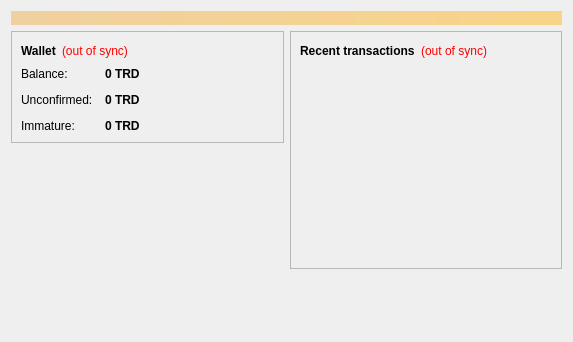
<?xml version="1.0" encoding="UTF-8"?>
<ui version="4.0">
 <class>OverviewPage</class>
 <widget class="QWidget" name="OverviewPage">
  <property name="geometry">
   <rect>
    <x>0</x>
    <y>0</y>
    <width>573</width>
    <height>342</height>
   </rect>
  </property>
  <property name="windowTitle">
   <string>Form</string>
  </property>
  <layout class="QVBoxLayout" name="topLayout">
   <item>
    <widget class="QLabel" name="labelAlerts">
     <property name="visible">
      <bool>false</bool>
     </property>
     <property name="styleSheet">
      <string notr="true">background-color: qlineargradient(x1: 0, y1: 0, x2: 1, y2: 0, stop:0 #F0D0A0, stop:1 #F8D488); color:#000000;</string>
     </property>
     <property name="wordWrap">
      <bool>true</bool>
     </property>
     <property name="margin">
      <number>3</number>
     </property>
    </widget>
   </item>
   <item>
    <layout class="QHBoxLayout" name="horizontalLayout" stretch="1,1">
     <item>
      <layout class="QVBoxLayout" name="verticalLayout_2">
       <item>
        <widget class="QFrame" name="frame">
         <property name="frameShape">
          <enum>QFrame::StyledPanel</enum>
         </property>
         <property name="frameShadow">
          <enum>QFrame::Raised</enum>
         </property>
         <layout class="QVBoxLayout" name="verticalLayout_4">
          <item>
           <layout class="QHBoxLayout" name="horizontalLayout_4">
            <item>
             <widget class="QLabel" name="label_5">
              <property name="font">
               <font>
                <weight>75</weight>
                <bold>true</bold>
               </font>
              </property>
              <property name="text">
               <string>Wallet</string>
              </property>
             </widget>
            </item>
            <item>
             <widget class="QLabel" name="labelWalletStatus">
              <property name="toolTip">
               <string>The displayed information may be out of date. Your wallet automatically synchronizes with the Bitcoin network after a connection is established, but this process has not completed yet.</string>
              </property>
              <property name="styleSheet">
               <string notr="true">QLabel { color: red; }</string>
              </property>
              <property name="text">
               <string notr="true">(out of sync)</string>
              </property>
              <property name="alignment">
               <set>Qt::AlignLeading|Qt::AlignLeft|Qt::AlignVCenter</set>
              </property>
             </widget>
            </item>
            <item>
             <spacer name="horizontalSpacer_2">
              <property name="orientation">
               <enum>Qt::Horizontal</enum>
              </property>
              <property name="sizeHint" stdset="0">
               <size>
                <width>40</width>
                <height>20</height>
               </size>
              </property>
             </spacer>
            </item>
           </layout>
          </item>
          <item>
           <layout class="QFormLayout" name="formLayout_2">
            <property name="fieldGrowthPolicy">
             <enum>QFormLayout::AllNonFixedFieldsGrow</enum>
            </property>
            <property name="horizontalSpacing">
             <number>12</number>
            </property>
            <property name="verticalSpacing">
             <number>12</number>
            </property>
            <item row="0" column="0">
             <widget class="QLabel" name="label">
              <property name="text">
               <string>Balance:</string>
              </property>
             </widget>
            </item>
            <item row="0" column="1">
             <widget class="QLabel" name="labelBalance">
              <property name="font">
               <font>
                <weight>75</weight>
                <bold>true</bold>
               </font>
              </property>
              <property name="cursor">
               <cursorShape>IBeamCursor</cursorShape>
              </property>
              <property name="toolTip">
               <string>Your current balance</string>
              </property>
              <property name="text">
               <string notr="true">0 TRD</string>
              </property>
              <property name="textInteractionFlags">
               <set>Qt::LinksAccessibleByMouse|Qt::TextSelectableByKeyboard|Qt::TextSelectableByMouse</set>
              </property>
             </widget>
            </item>
            <item row="1" column="0">
             <widget class="QLabel" name="label_3">
              <property name="text">
               <string>Unconfirmed:</string>
              </property>
             </widget>
            </item>
            <item row="1" column="1">
             <widget class="QLabel" name="labelUnconfirmed">
              <property name="font">
               <font>
                <weight>75</weight>
                <bold>true</bold>
               </font>
              </property>
              <property name="cursor">
               <cursorShape>IBeamCursor</cursorShape>
              </property>
              <property name="toolTip">
               <string>Total of transactions that have yet to be confirmed, and do not yet count toward the current balance</string>
              </property>
              <property name="text">
               <string notr="true">0 TRD</string>
              </property>
              <property name="textInteractionFlags">
               <set>Qt::LinksAccessibleByMouse|Qt::TextSelectableByKeyboard|Qt::TextSelectableByMouse</set>
              </property>
             </widget>
            </item>
            <item row="2" column="0">
             <widget class="QLabel" name="labelImmatureText">
              <property name="text">
               <string>Immature:</string>
              </property>
             </widget>
            </item>
            <item row="2" column="1">
             <widget class="QLabel" name="labelImmature">
              <property name="font">
               <font>
                <weight>75</weight>
                <bold>true</bold>
               </font>
              </property>
              <property name="toolTip">
               <string>Mined balance that has not yet matured</string>
              </property>
              <property name="text">
               <string notr="true">0 TRD</string>
              </property>
              <property name="textInteractionFlags">
               <set>Qt::LinksAccessibleByMouse|Qt::TextSelectableByKeyboard|Qt::TextSelectableByMouse</set>
              </property>
             </widget>
            </item>
           </layout>
          </item>
         </layout>
        </widget>
       </item>
       <item>
        <spacer name="verticalSpacer">
         <property name="orientation">
          <enum>Qt::Vertical</enum>
         </property>
         <property name="sizeHint" stdset="0">
          <size>
           <width>20</width>
           <height>40</height>
          </size>
         </property>
        </spacer>
       </item>
      </layout>
     </item>
     <item>
      <layout class="QVBoxLayout" name="verticalLayout_3">
       <item>
        <widget class="QFrame" name="frame_2">
         <property name="frameShape">
          <enum>QFrame::StyledPanel</enum>
         </property>
         <property name="frameShadow">
          <enum>QFrame::Raised</enum>
         </property>
         <layout class="QVBoxLayout" name="verticalLayout">
          <item>
           <layout class="QHBoxLayout" name="horizontalLayout_2">
            <item>
             <widget class="QLabel" name="label_4">
              <property name="text">
               <string>&lt;b&gt;Recent transactions&lt;/b&gt;</string>
              </property>
             </widget>
            </item>
            <item>
             <widget class="QLabel" name="labelTransactionsStatus">
              <property name="toolTip">
               <string>The displayed information may be out of date. Your wallet automatically synchronizes with the Bitcoin network after a connection is established, but this process has not completed yet.</string>
              </property>
              <property name="styleSheet">
               <string notr="true">QLabel { color: red; }</string>
              </property>
              <property name="text">
               <string notr="true">(out of sync)</string>
              </property>
              <property name="alignment">
               <set>Qt::AlignRight|Qt::AlignTrailing|Qt::AlignVCenter</set>
              </property>
             </widget>
            </item>
            <item>
             <spacer name="horizontalSpacer">
              <property name="orientation">
               <enum>Qt::Horizontal</enum>
              </property>
              <property name="sizeHint" stdset="0">
               <size>
                <width>40</width>
                <height>20</height>
               </size>
              </property>
             </spacer>
            </item>
           </layout>
          </item>
          <item>
           <widget class="QListView" name="listTransactions">
            <property name="styleSheet">
             <string notr="true">QListView { background: transparent; }</string>
            </property>
            <property name="frameShape">
             <enum>QFrame::NoFrame</enum>
            </property>
            <property name="verticalScrollBarPolicy">
             <enum>Qt::ScrollBarAlwaysOff</enum>
            </property>
            <property name="horizontalScrollBarPolicy">
             <enum>Qt::ScrollBarAlwaysOff</enum>
            </property>
            <property name="selectionMode">
             <enum>QAbstractItemView::NoSelection</enum>
            </property>
           </widget>
          </item>
         </layout>
        </widget>
       </item>
       <item>
        <spacer name="verticalSpacer_2">
         <property name="orientation">
          <enum>Qt::Vertical</enum>
         </property>
         <property name="sizeHint" stdset="0">
          <size>
           <width>20</width>
           <height>40</height>
          </size>
         </property>
        </spacer>
       </item>
      </layout>
     </item>
    </layout>
   </item>
  </layout>
 </widget>
 <resources/>
 <connections/>
</ui>
